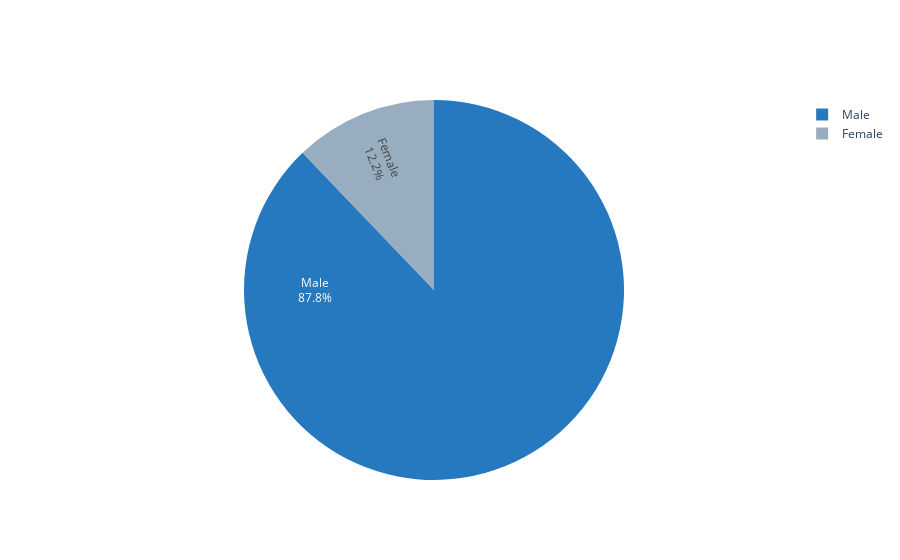

The code cell stored with this chart in its notebook:
### Markdown cell above
# Heroes

## Gender Distribution

### Code cell
labels = ctds_episodes['heroes_gender'].value_counts()[:10].index
values = ctds_episodes['heroes_gender'].value_counts()[:10].values
colors=['#2678bf',
 '#98adbf']

fig = go.Figure(data=[go.Pie(labels=labels, values=values, textinfo='label+percent',
                             insidetextorientation='radial',marker=dict(colors=colors))])
fig.show()

### Figure 1 — Plotly figure (JSON) as saved in the notebook; plotly's stock layout.template omitted (floating-point values rounded to 4 significant figures)
{"data": [{"insidetextorientation": "radial", "labels": ["Male", "Female"], "marker": {"colors": ["#2678bf", "#98adbf"]}, "textinfo": "label+percent", "type": "pie", "values": [65, 9]}], "layout": {}}
